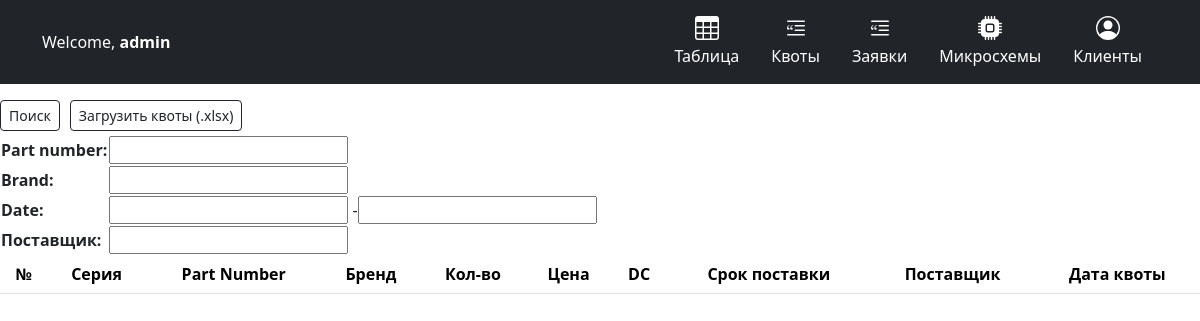
/quotas/ (signed in), run on an earlier commit of the app's database.
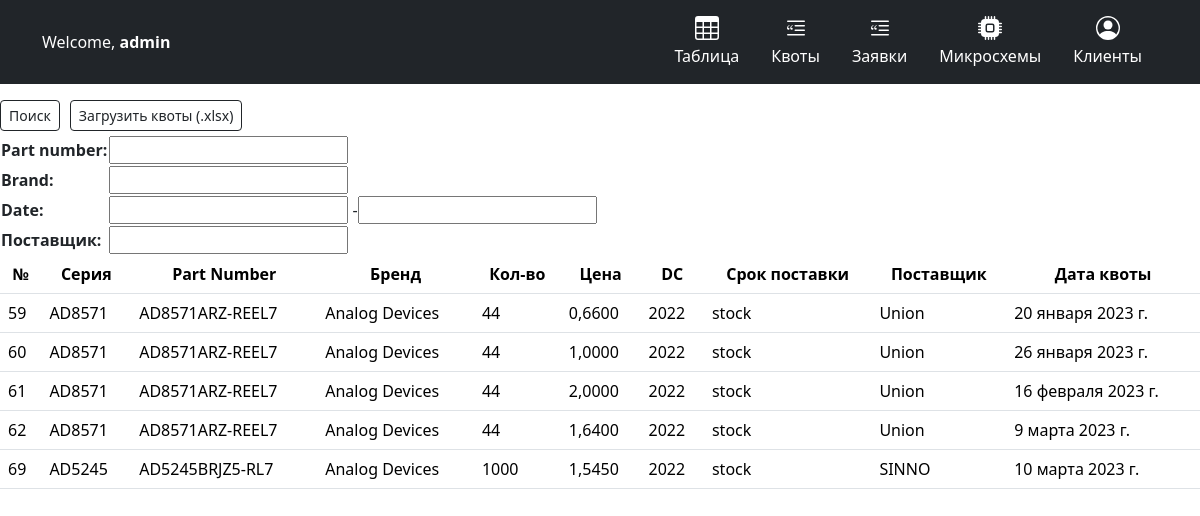
And on a later commit of the database.
### parts/models.py (models this page shows, shortened)
class Quota(models.Model):
    part = models.ForeignKey(Part, on_delete=models.CASCADE)
    quantity = models.PositiveIntegerField(verbose_name='Количество')
    price = models.DecimalField(max_digits=10, decimal_places=4, verbose_name='U/P USD')
    ruble_price = models.DecimalField(max_digits=10, decimal_places=4, verbose_name='U/P RUB', default=0)
    datecode = models.PositiveIntegerField(verbose_name='DC')
    lead_time = models.CharField(max_length=100, verbose_name='Срок')
    supplier = models.CharField(max_length=100, verbose_name='Поставщик')
    date = models.DateField(verbose_name='Дата квоты')
    class Meta:
        verbose_name = "Квота"
        verbose_name_plural = "Квоты"

class Part(models.Model):
    series = models.CharField(max_length=100, verbose_name='Серия')
    number = models.CharField(max_length=100, verbose_name='Номер')
    brand = models.CharField(max_length=100, verbose_name='Бренд')
    case_type = models.CharField(max_length=50, null=True, default='Корпус не указан!', verbose_name='Корпус')
    class Meta:
        verbose_name = "Микросхема"
        verbose_name_plural = "Микросхемы"

### parts/views.py (the view)
# urls.py: path('quotas/', views.quota_list, name='quota_list'),
@login_required()
def quota_list(request):
    current_user_groups = request.user.groups.values_list("name", flat=True)
    if "sale" in current_user_groups:
        return redirect('responses/')
    result_qs = Quota.objects.all().order_by('id')
    quotaFilter = QuotaFilter(request.GET, queryset=result_qs)
    result_qs = quotaFilter.qs
    return render(request, 'quotas_list.html', {'result': result_qs, 'filter': quotaFilter})

### parts/templates/quotas_list.html
{% extends 'base.html' %}
{% block content %}
<table>
  <div class="d-flex justify-content-between align-items-center mb-1">
    <div class="d-flex">
      <form method="get" class="form-inline search-form ml-auto">
        <button type="submit" class="btn btn-outline-dark btn-sm ml-">Поиск</button>
        <div class="button_padding"><a href="{% url 'parts:upload_quotas' %}" class="btn btn-outline-dark btn-sm">Загрузить квоты (.xlsx)</a></div>
        <div class="form-group">
          {{ filter.form }}
        </div>
      </form>
    </div>
  </div>
</table>
<table class="table table-hover">
  <tr>
    <th>№</th>
    <th>Серия</th>
    <th>Part Number</th>
    <th>Бренд</th>
    <th>Кол-во</th>
    <th>Цена</th>
    <th>DC</th>
    <th>Срок поставки</th>
    <th>Поставщик</th>
    <th>Дата квоты</th>
  </tr>
  {% for item in result %}
  <tr>
    <td>{{ item.id }}</td>
    <td>{{ item.part.series }}</td>
    <td>{{ item.part.number }}</td>
    <td>{{ item.part.brand }}</td>
    <td>{{ item.quantity }}</td>
    <td>{{ item.price }}</td>
    <td>{{ item.datecode }}</td>
    <td>{{ item.lead_time }}</td>
    <td>{{ item.supplier }}</td>
    <td>{{ item.date }}</td>
  </tr>
  {% endfor %}
</table>
{% endblock %}

What changed in the data, as far as the page shows it:
added Quota: id "59", part.series "AD8571", part.number "AD8571ARZ-REEL7", part.brand "Analog Devices", quantity "44", price "0,6600", datecode "2022", lead_time "stock", supplier "Union", date "20 января 2023 г."
added Quota: id "60", part.series "AD8571", part.number "AD8571ARZ-REEL7", part.brand "Analog Devices", quantity "44", price "1,0000", datecode "2022", lead_time "stock", supplier "Union", date "26 января 2023 г."
added Quota: id "61", part.series "AD8571", part.number "AD8571ARZ-REEL7", part.brand "Analog Devices", quantity "44", price "2,0000", datecode "2022", lead_time "stock", supplier "Union", date "16 февраля 2023 г."
added Quota: id "62", part.series "AD8571", part.number "AD8571ARZ-REEL7", part.brand "Analog Devices", quantity "44", price "1,6400", datecode "2022", lead_time "stock", supplier "Union", date "9 марта 2023 г."
added Quota: id "69", part.series "AD5245", part.number "AD5245BRJZ5-RL7", part.brand "Analog Devices", quantity "1000", price "1,5450", datecode "2022", lead_time "stock", supplier "SINNO", date "10 марта 2023 г."
